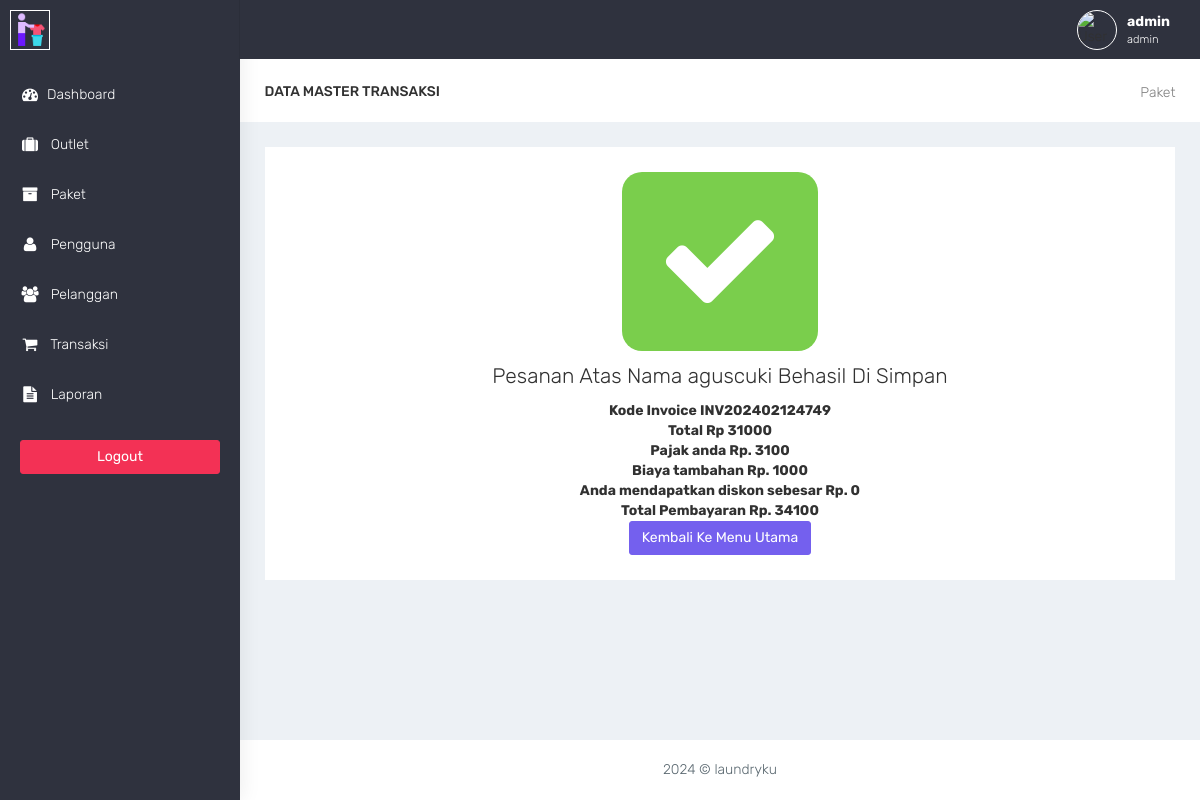
The app's page /admin/transaksi_sukses.php?id=112 (signed in) with its own data.
### tables this page shows
CREATE TABLE `transaksi` (
  `id_transaksi` int(11) NOT NULL,
  `outlet_id` int(11) DEFAULT NULL,
  `kode_invoice` varchar(100) DEFAULT NULL,
  `member_id` int(11) DEFAULT NULL,
  `tgl` datetime DEFAULT NULL,
  `batas_waktu` datetime DEFAULT NULL,
  `tgl_pembayaran` datetime DEFAULT NULL,
  `biaya_tambahan` int(11) DEFAULT NULL,
  `diskon` double DEFAULT NULL,
  `pajak` double DEFAULT NULL,
  `status` enum('baru','proses','selesai','diambil') DEFAULT NULL,
  `status_bayar` enum('dibayar','belum') DEFAULT NULL,
  `user_id` int(11) DEFAULT NULL
);

CREATE TABLE `member` (
  `id_member` int(11) NOT NULL,
  `nama_member` varchar(100) DEFAULT NULL,
  `alamat_member` text DEFAULT NULL,
  `jenis_kelamin` enum('L','P') DEFAULT NULL,
  `telp_member` varchar(15) DEFAULT NULL,
  `no_ktp` varchar(30) DEFAULT NULL
);

CREATE TABLE `detail_transaksi` (
  `id_detail` int(11) NOT NULL,
  `transaksi_id` int(11) DEFAULT NULL,
  `paket_id` int(11) DEFAULT NULL,
  `qty` double DEFAULT NULL,
  `total_harga` double DEFAULT NULL,
  `keterangan` text DEFAULT NULL,
  `total_bayar` int(11) DEFAULT NULL,
  `total_pajak` int(11) DEFAULT NULL,
  `total_diskon` int(11) DEFAULT NULL,
  `total_asli` int(11) DEFAULT NULL
);

### admin/functions.php (called while the page is built, shortened)
<?php
function ambilsatubaris($conn,$query){
    $db = mysqli_query($conn,$query);
    return mysqli_fetch_assoc($db);
}
?>

### admin/transaksi_sukses.php (the view, shortened to what this page needs)
<?php
$title = 'transaksi';
require 'functions.php';
require 'layout_header.php';
$query = "SELECT transaksi.*, member.nama_member, detail_transaksi.total_harga, detail_transaksi.total_pajak, detail_transaksi.total_diskon, detail_transaksi.total_asli
          FROM transaksi
          INNER JOIN member ON member.id_member = transaksi.member_id
          INNER JOIN detail_transaksi ON detail_transaksi.transaksi_id = transaksi.id_transaksi
          WHERE transaksi.id_transaksi = " . $_GET['id'];
$data = ambilsatubaris($conn, $query);
?>
<div class="container-fluid">
    <div class="row bg-title">
        <div class="col-lg-3 col-md-4 col-sm-4 col-xs-12">
            <h4 class="page-title">Data Master <?= $title ?></h4>
        </div>
        <div class="col-lg-9 col-sm-8 col-md-8 col-xs-12">
            <ol class="breadcrumb">
                <li><a href="#">Paket</a></li>
            </ol>
        </div>
    </div>
    <div class="row">
        <div class="col-md-12 col-lg-12 col-sm-12 col-xs-12">
            <div class="white-box">
                <div class="row">
                    <div class="col-md-4"></div>
                    <div class="col-md-4 text-center" style="padding-left: 50px;padding-right: 50px;">
                        <div class="bg-success" style="font-size: 125px;border-radius: 20px">
                            <i class="fa fa-check fa-10x text-white"></i>
                        </div>
                    </div>
                    <div class="col-md-4"></div>
                </div>
                <div class="row">
                    <div class="col-md-12 text-center">
                        <h3>Pesanan Atas Nama <?= $data['nama_member']; ?> Behasil Di Simpan</h3>
                        <strong>Kode Invoice <?= $data['kode_invoice']; ?></strong><br>
                        <strong>Total Rp <?= $data['total_asli'];  ?></strong><br>
                        <strong>Pajak anda Rp. <?= $data['total_pajak'];  ?></strong><br>
                        <strong>Biaya tambahan Rp. <?= $data['biaya_tambahan'];  ?></strong> <br>
                        <strong>Anda mendapatkan diskon sebesar Rp. <?= $data['total_diskon'];  ?> </strong><br>
                        <strong>Total Pembayaran Rp. <?= $data['total_harga']; ?></strong><br>
                        <a href="transaksi.php" class="btn btn-primary">Kembali Ke Menu Utama</a>
                    </div>
                </div>
            </div>
        </div>
    </div>
</div>
<?php
require 'layout_footer.php';

### assets/css/colors/default.css (style rules this page uses)
body { background: #fff; }

### records on screen
transaksi: member.nama_member "aguscuki", kode_invoice "INV202402124749", detail_transaksi.total_asli "31000", detail_transaksi.total_pajak "3100", biaya_tambahan "1000", detail_transaksi.total_diskon "0", detail_transaksi.total_harga "34100"

### other values on screen
$_SESSION['username'] "admin"
$_SESSION['role'] "admin"
$title "TRANSAKSI"
